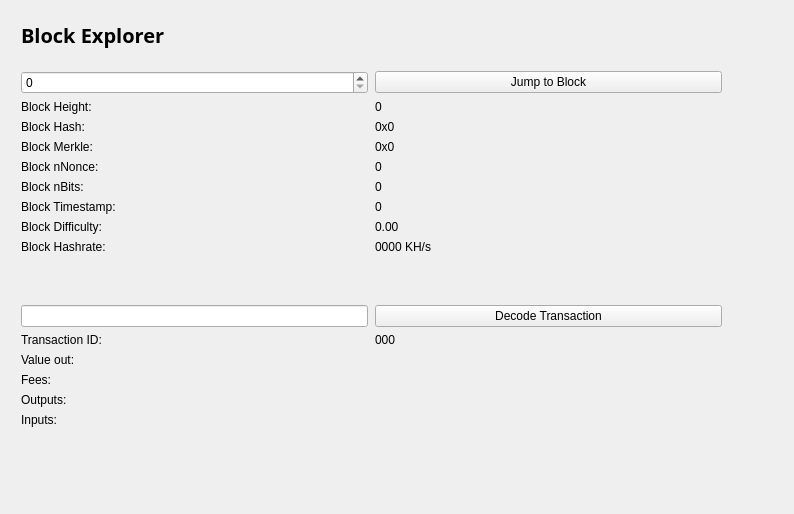
<?xml version="1.0" encoding="UTF-8"?>
<ui version="4.0">
 <class>BlockBrowser</class>
 <widget class="QWidget" name="BlockBrowser">
  <property name="windowModality">
   <enum>Qt::NonModal</enum>
  </property>
  <property name="enabled">
   <bool>true</bool>
  </property>
  <property name="geometry">
   <rect>
    <x>0</x>
    <y>0</y>
    <width>794</width>
    <height>514</height>
   </rect>
  </property>
  <property name="sizePolicy">
   <sizepolicy hsizetype="Preferred" vsizetype="Preferred">
    <horstretch>0</horstretch>
    <verstretch>0</verstretch>
   </sizepolicy>
  </property>
  <property name="minimumSize">
   <size>
    <width>0</width>
    <height>0</height>
   </size>
  </property>
  <property name="acceptDrops">
   <bool>false</bool>
  </property>
  <property name="windowTitle">
   <string>Form</string>
  </property>
  <layout class="QGridLayout">
   <property name="sizeConstraint">
    <enum>QLayout::SetMaximumSize</enum>
   </property>
   <property name="leftMargin">
    <number>21</number>
   </property>
   <property name="topMargin">
    <number>21</number>
   </property>
   <property name="rightMargin">
    <number>10</number>
   </property>
   <item row="1" column="0">
    <widget class="QWidget" name="widget" native="true">
     <widget class="QWidget" name="layoutWidget">
      <property name="geometry">
       <rect>
        <x>0</x>
        <y>0</y>
        <width>699</width>
        <height>27</height>
       </rect>
      </property>
      <layout class="QHBoxLayout" name="horizontalLayout_4">
       <property name="spacing">
        <number>7</number>
       </property>
       <item>
        <widget class="QLabel" name="label_5">
         <property name="font">
          <font>
           <family>Open Sans,sans-serif</family>
          </font>
         </property>
         <property name="text">
          <string>&lt;html&gt;&lt;head/&gt;&lt;body&gt;&lt;p&gt;&lt;span style=&quot; font-size:20px; font-weight:600; color:#000000;&quot;&gt;Block Explorer &lt;/span&gt;&lt;/p&gt;&lt;/body&gt;&lt;/html&gt;</string>
         </property>
        </widget>
       </item>
       <item>
        <spacer name="horizontalSpacer_2">
         <property name="orientation">
          <enum>Qt::Horizontal</enum>
         </property>
         <property name="sizeHint" stdset="0">
          <size>
           <width>40</width>
           <height>20</height>
          </size>
         </property>
        </spacer>
       </item>
      </layout>
     </widget>
     <widget class="QWidget" name="layoutWidget_2">
      <property name="geometry">
       <rect>
        <x>0</x>
        <y>50</y>
        <width>701</width>
        <height>400</height>
       </rect>
      </property>
      <layout class="QGridLayout" name="gridLayout_3" rowstretch="0,0,0,0,0,0,0,0,0,0,0,0,0,0,0,0,0,0,0" columnstretch="0,0">
       <property name="sizeConstraint">
        <enum>QLayout::SetDefaultConstraint</enum>
       </property>
       <property name="horizontalSpacing">
        <number>7</number>
       </property>
       <item row="18" column="0">
        <spacer name="verticalSpacer">
         <property name="orientation">
          <enum>Qt::Vertical</enum>
         </property>
         <property name="sizeHint" stdset="0">
          <size>
           <width>20</width>
           <height>40</height>
          </size>
         </property>
        </spacer>
       </item>
       <item row="12" column="1">
        <widget class="QPushButton" name="txButton">
         <property name="text">
          <string>Decode Transaction</string>
         </property>
        </widget>
       </item>
       <item row="17" column="0">
        <widget class="QLabel" name="inputLabel">
         <property name="text">
          <string>Inputs:</string>
         </property>
         <property name="alignment">
          <set>Qt::AlignLeading|Qt::AlignLeft|Qt::AlignTop</set>
         </property>
        </widget>
       </item>
       <item row="10" column="1">
        <widget class="QLabel" name="pawBox">
         <property name="text">
          <string>0000 KH/s</string>
         </property>
        </widget>
       </item>
       <item row="14" column="0">
        <widget class="QLabel" name="valueLabel">
         <property name="text">
          <string>Value out:</string>
         </property>
        </widget>
       </item>
       <item row="13" column="0">
        <widget class="QLabel" name="txLabel">
         <property name="text">
          <string>Transaction ID:</string>
         </property>
        </widget>
       </item>
       <item row="9" column="1">
        <widget class="QLabel" name="hardBox">
         <property name="text">
          <string>0.00</string>
         </property>
        </widget>
       </item>
       <item row="13" column="1">
        <widget class="QLabel" name="txID">
         <property name="text">
          <string>000</string>
         </property>
        </widget>
       </item>
       <item row="17" column="1">
        <widget class="QLabel" name="inputBox">
         <property name="text">
          <string/>
         </property>
         <property name="alignment">
          <set>Qt::AlignLeading|Qt::AlignLeft|Qt::AlignTop</set>
         </property>
        </widget>
       </item>
       <item row="14" column="1">
        <widget class="QLabel" name="valueBox">
         <property name="text">
          <string/>
         </property>
        </widget>
       </item>
       <item row="9" column="0">
        <widget class="QLabel" name="hardLabel">
         <property name="text">
          <string>Block Difficulty:</string>
         </property>
        </widget>
       </item>
       <item row="1" column="0">
        <widget class="QSpinBox" name="heightBox">
         <property name="sizePolicy">
          <sizepolicy hsizetype="Preferred" vsizetype="Fixed">
           <horstretch>0</horstretch>
           <verstretch>0</verstretch>
          </sizepolicy>
         </property>
         <property name="maximum">
          <number>999999999</number>
         </property>
        </widget>
       </item>
       <item row="3" column="0">
        <widget class="QLabel" name="heightLabel_2">
         <property name="text">
          <string>Block Height:</string>
         </property>
        </widget>
       </item>
       <item row="8" column="1">
        <widget class="QLabel" name="timeBox">
         <property name="text">
          <string>0</string>
         </property>
        </widget>
       </item>
       <item row="1" column="1">
        <widget class="QPushButton" name="blockButton">
         <property name="text">
          <string>Jump to Block</string>
         </property>
        </widget>
       </item>
       <item row="5" column="0">
        <widget class="QLabel" name="merkleLabel">
         <property name="text">
          <string>Block Merkle:</string>
         </property>
        </widget>
       </item>
       <item row="4" column="0">
        <widget class="QLabel" name="hashLabel">
         <property name="text">
          <string>Block Hash:</string>
         </property>
        </widget>
       </item>
       <item row="15" column="1">
        <widget class="QLabel" name="feesBox">
         <property name="text">
          <string/>
         </property>
        </widget>
       </item>
       <item row="10" column="0">
        <widget class="QLabel" name="pawLabel">
         <property name="text">
          <string>Block Hashrate:</string>
         </property>
        </widget>
       </item>
       <item row="3" column="1">
        <widget class="QLabel" name="heightLabel">
         <property name="text">
          <string>0</string>
         </property>
        </widget>
       </item>
       <item row="15" column="0">
        <widget class="QLabel" name="feesLabel">
         <property name="text">
          <string>Fees:</string>
         </property>
        </widget>
       </item>
       <item row="7" column="0">
        <widget class="QLabel" name="bitsLabel">
         <property name="text">
          <string>Block nBits:</string>
         </property>
        </widget>
       </item>
       <item row="7" column="1">
        <widget class="QLabel" name="bitsBox">
         <property name="text">
          <string>0</string>
         </property>
        </widget>
       </item>
       <item row="5" column="1">
        <widget class="QLabel" name="merkleBox">
         <property name="minimumSize">
          <size>
           <width>187</width>
           <height>0</height>
          </size>
         </property>
         <property name="text">
          <string>0x0</string>
         </property>
        </widget>
       </item>
       <item row="16" column="0">
        <widget class="QLabel" name="outputLabel">
         <property name="text">
          <string>Outputs:</string>
         </property>
         <property name="alignment">
          <set>Qt::AlignLeading|Qt::AlignLeft|Qt::AlignTop</set>
         </property>
        </widget>
       </item>
       <item row="16" column="1">
        <widget class="QLabel" name="outputBox">
         <property name="text">
          <string/>
         </property>
         <property name="alignment">
          <set>Qt::AlignLeading|Qt::AlignLeft|Qt::AlignTop</set>
         </property>
        </widget>
       </item>
       <item row="6" column="0">
        <widget class="QLabel" name="nonceLabel">
         <property name="text">
          <string>Block nNonce:</string>
         </property>
        </widget>
       </item>
       <item row="6" column="1">
        <widget class="QLabel" name="nonceBox">
         <property name="text">
          <string>0</string>
         </property>
        </widget>
       </item>
       <item row="8" column="0">
        <widget class="QLabel" name="timeLabel">
         <property name="text">
          <string>Block Timestamp:</string>
         </property>
        </widget>
       </item>
       <item row="4" column="1">
        <widget class="QLabel" name="hashBox">
         <property name="enabled">
          <bool>true</bool>
         </property>
         <property name="sizePolicy">
          <sizepolicy hsizetype="Preferred" vsizetype="Preferred">
           <horstretch>0</horstretch>
           <verstretch>0</verstretch>
          </sizepolicy>
         </property>
         <property name="minimumSize">
          <size>
           <width>0</width>
           <height>0</height>
          </size>
         </property>
         <property name="text">
          <string>0x0</string>
         </property>
        </widget>
       </item>
       <item row="12" column="0">
        <widget class="QLineEdit" name="txBox">
         <property name="sizePolicy">
          <sizepolicy hsizetype="Preferred" vsizetype="Fixed">
           <horstretch>0</horstretch>
           <verstretch>0</verstretch>
          </sizepolicy>
         </property>
         <property name="inputMask">
          <string comment="Transaction id" extracomment="Transaction id"/>
         </property>
         <property name="placeholderText">
          <string/>
         </property>
        </widget>
       </item>
       <item row="11" column="0">
        <spacer name="verticalSpacer_2">
         <property name="orientation">
          <enum>Qt::Vertical</enum>
         </property>
         <property name="sizeHint" stdset="0">
          <size>
           <width>20</width>
           <height>40</height>
          </size>
         </property>
        </spacer>
       </item>
      </layout>
     </widget>
    </widget>
   </item>
  </layout>
 </widget>
 <resources/>
 <connections/>
</ui>
